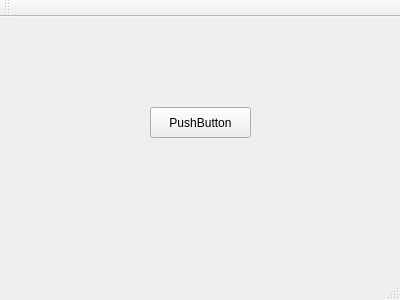
<?xml version="1.0" encoding="UTF-8"?>
<ui version="4.0">
 <class>TestWindow</class>
 <widget class="QMainWindow" name="TestWindow">
  <property name="geometry">
   <rect>
    <x>0</x>
    <y>0</y>
    <width>400</width>
    <height>300</height>
   </rect>
  </property>
  <property name="windowTitle">
   <string>TestWindow</string>
  </property>
  <widget class="QWidget" name="centralWidget">
   <widget class="QPushButton" name="pushButton">
    <property name="geometry">
     <rect>
      <x>150</x>
      <y>90</y>
      <width>101</width>
      <height>31</height>
     </rect>
    </property>
    <property name="text">
     <string>PushButton</string>
    </property>
   </widget>
  </widget>
  <widget class="QMenuBar" name="menuBar">
   <property name="geometry">
    <rect>
     <x>0</x>
     <y>0</y>
     <width>400</width>
     <height>26</height>
    </rect>
   </property>
  </widget>
  <widget class="QToolBar" name="mainToolBar">
   <attribute name="toolBarArea">
    <enum>TopToolBarArea</enum>
   </attribute>
   <attribute name="toolBarBreak">
    <bool>false</bool>
   </attribute>
  </widget>
  <widget class="QStatusBar" name="statusBar"/>
 </widget>
 <layoutdefault spacing="6" margin="11"/>
 <resources/>
 <connections/>
</ui>
